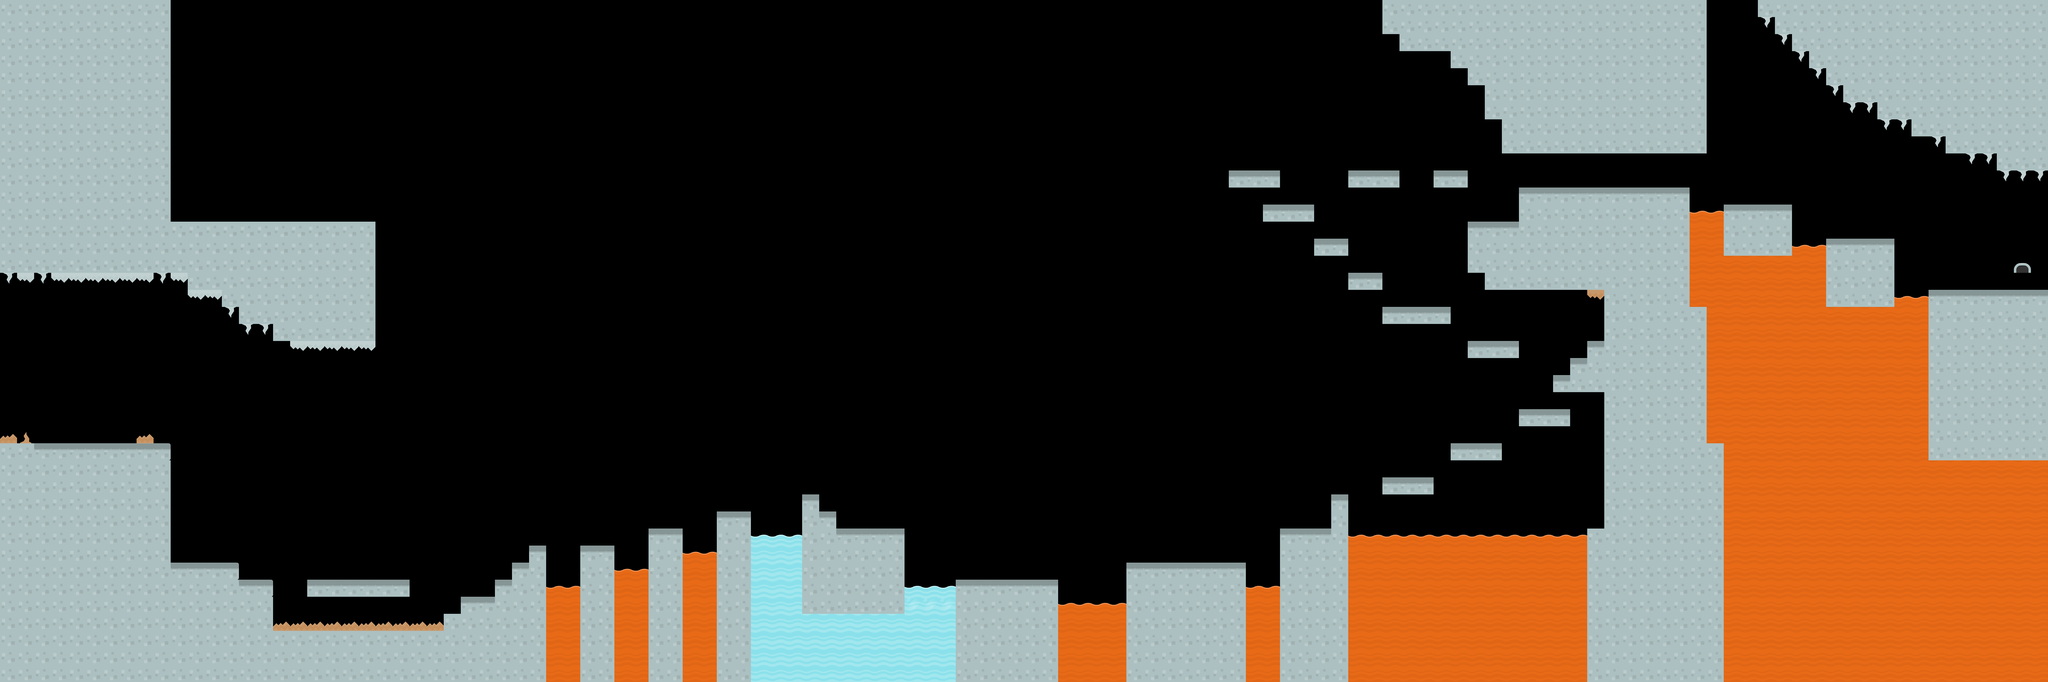

A 2D game scene composited from a Tiled map and its tileset images. What follows is a short description and the map's XML, with each tile layer's data collapsed to a summary:
An orthogonal 120x40 tile map with 70x70 px tiles, 2 tile layers (Ground-n-Platforms, Objects-n-Features), 3 tilesets and 12 objects (9x Death, 2x Water, Exit Sign).

<map version="1.10" tiledversion="1.11.2" orientation="orthogonal" renderorder="right-down" width="120" height="40" tilewidth="70" tileheight="70" infinite="0" nextlayerid="7" nextobjectid="30">
 <tileset firstgid="1" name="kenny_tilemap_packed" tilewidth="70" tileheight="70" tilecount="161" columns="7">
  <image source="tilesheet-packed.png" width="490" height="1610" />
  <tile id="18">
   <properties>
    <property name="collides" type="bool" value="true" />
   </properties>
  </tile>
  <tile id="19">
   <properties>
    <property name="collides" type="bool" value="true" />
   </properties>
  </tile>
  <tile id="20">
   <properties>
    <property name="collides" type="bool" value="true" />
   </properties>
  </tile>
  <tile id="21">
   <properties>
    <property name="collides" type="bool" value="true" />
   </properties>
  </tile>
  <tile id="22">
   <properties>
    <property name="collides" type="bool" value="true" />
   </properties>
  </tile>
  <tile id="23">
   <properties>
    <property name="collides" type="bool" value="true" />
   </properties>
  </tile>
  <tile id="24">
   <properties>
    <property name="collides" type="bool" value="true" />
   </properties>
  </tile>
  <tile id="25">
   <properties>
    <property name="collides" type="bool" value="true" />
   </properties>
  </tile>
  <tile id="26">
   <properties>
    <property name="collides" type="bool" value="true" />
   </properties>
  </tile>
  <tile id="27">
   <properties>
    <property name="collides" type="bool" value="true" />
   </properties>
  </tile>
  <tile id="28">
   <properties>
    <property name="collides" type="bool" value="true" />
   </properties>
  </tile>
  <tile id="29">
   <properties>
    <property name="collides" type="bool" value="true" />
   </properties>
  </tile>
  <tile id="30">
   <properties>
    <property name="collides" type="bool" value="true" />
   </properties>
  </tile>
  <tile id="31">
   <properties>
    <property name="collides" type="bool" value="true" />
   </properties>
  </tile>
  <tile id="32">
   <properties>
    <property name="collides" type="bool" value="true" />
   </properties>
  </tile>
  <tile id="33">
   <properties>
    <property name="collides" type="bool" value="true" />
   </properties>
  </tile>
  <tile id="34">
   <properties>
    <property name="collides" type="bool" value="true" />
   </properties>
  </tile>
  <tile id="35">
   <properties>
    <property name="collides" type="bool" value="true" />
   </properties>
  </tile>
  <tile id="36">
   <properties>
    <property name="collides" type="bool" value="true" />
   </properties>
  </tile>
  <tile id="37">
   <properties>
    <property name="collides" type="bool" value="true" />
   </properties>
  </tile>
  <tile id="38">
   <properties>
    <property name="collides" type="bool" value="true" />
   </properties>
  </tile>
  <tile id="42">
   <properties>
    <property name="collides" type="bool" value="true" />
   </properties>
  </tile>
  <tile id="43">
   <properties>
    <property name="collides" type="bool" value="true" />
   </properties>
  </tile>
  <tile id="44">
   <properties>
    <property name="collides" type="bool" value="true" />
   </properties>
  </tile>
  <tile id="45">
   <properties>
    <property name="collides" type="bool" value="true" />
   </properties>
  </tile>
  <tile id="49">
   <properties>
    <property name="collides" type="bool" value="true" />
   </properties>
  </tile>
  <tile id="50">
   <properties>
    <property name="collides" type="bool" value="true" />
   </properties>
  </tile>
  <tile id="51">
   <properties>
    <property name="collides" type="bool" value="true" />
   </properties>
  </tile>
  <tile id="52">
   <properties>
    <property name="collides" type="bool" value="true" />
   </properties>
  </tile>
  <tile id="82">
   <animation>
    <frame tileid="82" duration="500" />
    <frame tileid="156" duration="500" />
   </animation>
  </tile>
  <tile id="98">
   <properties>
    <property name="collides" type="bool" value="true" />
   </properties>
  </tile>
  <tile id="99">
   <properties>
    <property name="collides" type="bool" value="true" />
   </properties>
  </tile>
  <tile id="100">
   <properties>
    <property name="collides" type="bool" value="true" />
   </properties>
  </tile>
  <tile id="101">
   <properties>
    <property name="collides" type="bool" value="true" />
   </properties>
  </tile>
  <tile id="102">
   <properties>
    <property name="collides" type="bool" value="true" />
   </properties>
  </tile>
  <tile id="103">
   <properties>
    <property name="collides" type="bool" value="true" />
   </properties>
  </tile>
  <tile id="104">
   <properties>
    <property name="collides" type="bool" value="true" />
   </properties>
  </tile>
  <tile id="105">
   <properties>
    <property name="collides" type="bool" value="true" />
   </properties>
  </tile>
  <tile id="106">
   <properties>
    <property name="collides" type="bool" value="true" />
   </properties>
  </tile>
  <tile id="107">
   <properties>
    <property name="collides" type="bool" value="true" />
   </properties>
  </tile>
  <tile id="108">
   <properties>
    <property name="collides" type="bool" value="true" />
   </properties>
  </tile>
  <tile id="109">
   <properties>
    <property name="collides" type="bool" value="true" />
   </properties>
  </tile>
  <tile id="110">
   <properties>
    <property name="collides" type="bool" value="true" />
   </properties>
  </tile>
  <tile id="111">
   <properties>
    <property name="collides" type="bool" value="true" />
   </properties>
  </tile>
 </tileset>
 <tileset firstgid="162" name="kenny_sheet_ice_tilemap_packed" tilewidth="70" tileheight="70" tilecount="98" columns="14">
  <image source="sheet_ice.png" width="980" height="490" />
  <tile id="36">
   <animation>
    <frame tileid="36" duration="500" />
    <frame tileid="35" duration="500" />
   </animation>
  </tile>
  <tile id="42">
   <properties>
    <property name="spikes" type="bool" value="true" />
   </properties>
  </tile>
  <tile id="43">
   <properties>
    <property name="spikes" type="bool" value="true" />
   </properties>
  </tile>
  <tile id="44">
   <properties>
    <property name="spikes" type="bool" value="true" />
   </properties>
  </tile>
  <tile id="45">
   <properties>
    <property name="spikes" type="bool" value="true" />
   </properties>
  </tile>
  <tile id="46">
   <properties>
    <property name="spikes" type="bool" value="true" />
   </properties>
  </tile>
  <tile id="47">
   <properties>
    <property name="spikes" type="bool" value="true" />
   </properties>
  </tile>
  <tile id="59">
   <properties>
    <property name="spikes" type="bool" value="true" />
   </properties>
  </tile>
 </tileset>
 <tileset firstgid="260" name="kenny_sheet_mine_tilemap_packed" tilewidth="70" tileheight="70" tilecount="98" columns="14">
  <image source="sheet.png" width="980" height="490" />
  <tile id="25">
   <properties>
    <property name="spikes" type="bool" value="true" />
   </properties>
  </tile>
  <tile id="26">
   <properties>
    <property name="spikes" type="bool" value="true" />
   </properties>
  </tile>
  <tile id="39">
   <properties>
    <property name="spikes" type="bool" value="true" />
   </properties>
  </tile>
  <tile id="40">
   <properties>
    <property name="spikes" type="bool" value="true" />
   </properties>
  </tile>
  <tile id="53">
   <properties>
    <property name="spikes" type="bool" value="true" />
   </properties>
  </tile>
  <tile id="54">
   <properties>
    <property name="spikes" type="bool" value="true" />
   </properties>
  </tile>
  <tile id="67">
   <properties>
    <property name="spikes" type="bool" value="true" />
   </properties>
  </tile>
  <tile id="68">
   <properties>
    <property name="spikes" type="bool" value="true" />
   </properties>
  </tile>
 </tileset>
 <layer id="1" name="Ground-n-Platforms" width="120" height="40">
  <data>[4800 cells, 1382 non-empty, 10 distinct tile ids]</data>
 </layer>
 <objectgroup id="6" name="WaterZones">
  <object id="17" name="Water" x="3065.71" y="2177.14" width="285.714" height="637.143" />
  <object id="29" name="Water" x="3322.81" y="2314.57" width="604.945" height="496.23" />
 </objectgroup>
 <layer id="4" name="Objects-n-Features" width="120" height="40">
  <data>[4800 cells, 641 non-empty, 6 distinct tile ids]</data>
 </layer>
 <objectgroup id="5" name="DeathZone">
  <object id="3" name="Death" x="2240.72" y="2413.2" width="138.879" height="386.769" />
  <object id="5" name="Death" x="2518.64" y="2338.73" width="142.632" height="460.866" />
  <object id="6" name="Death" x="2796.26" y="2274.2" width="145.53" height="525.526" />
  <object id="8" name="Death" x="4337.9" y="2480.43" width="282.942" height="318.819" />
  <object id="9" name="Death" x="5105.76" y="2418.05" width="147.747" height="382.69" />
  <object id="10" name="Death" x="5511.17" y="2211.13" width="1008.08" height="587.256" />
  <object id="11" name="Death" x="6901.41" y="1240.52" width="1516.79" height="1581.8" />
  <object id="14" name="Death" x="7140.34" y="1032.06" width="361.611" height="236.513" />
  <object id="16" name="Death" x="6909.7" y="889.367" width="256.059" height="387.021" />
 </objectgroup>
 <objectgroup id="3" name="Exit">
  <object id="1" name="Exit Sign" gid="57" x="8259.82" y="1189.81" width="70" height="70" />
 </objectgroup>
</map>
